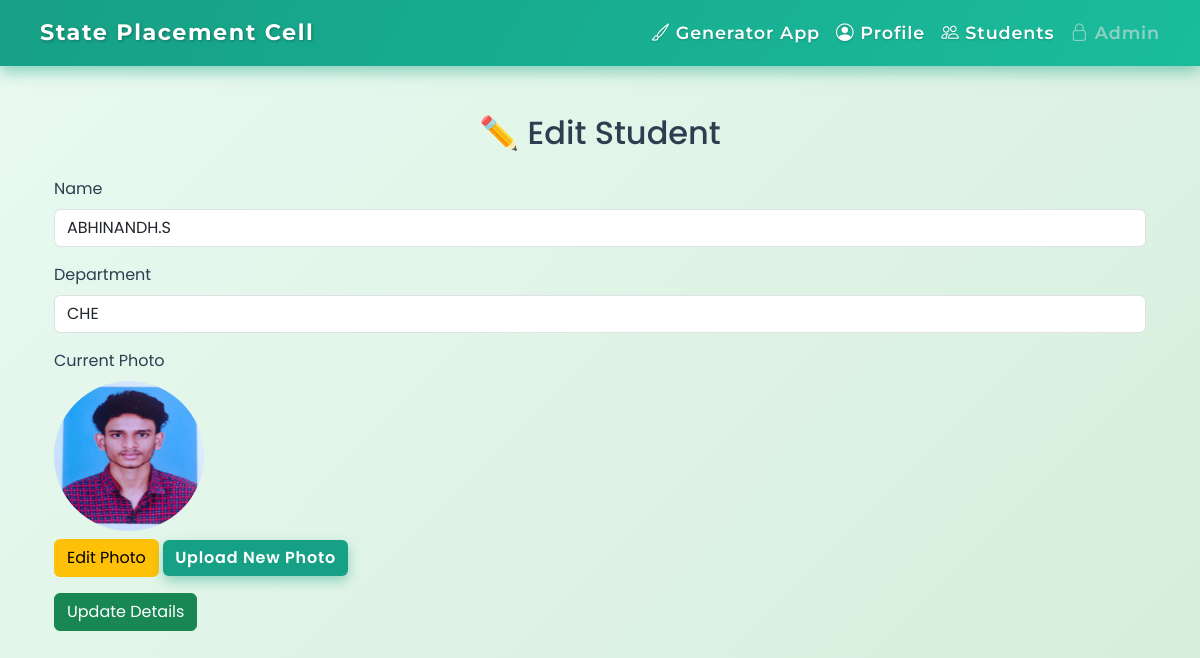
Screenshot of /students/edit/243/ with the database file from the repository.
### myapp/models.py (models this page shows, shortened)
class Student(models.Model):
    college = models.ForeignKey(College, on_delete=models.CASCADE)
    name = models.CharField(max_length=255)
    prn = models.CharField(max_length=20, unique=True)
    department = models.CharField(max_length=100)
    photo = models.ImageField(upload_to='student_photos/', blank=True, null=True)

### myapp/views.py (the view)
# urls.py: path('students/edit/<int:pk>/', views.edit_student, name='edit_student'),
def edit_student(request, pk):
    student = get_object_or_404(Student, pk=pk)
    if request.method == 'POST':
        student.name = request.POST['name']
        student.department = request.POST['department']
        student.save()
        messages.success(request, 'Student details updated successfully!')
        return redirect('student_list')
    return render(request, 'edit_student.html', {'student': student})

### myapp/templates/edit_student.html (shortened to what this page needs)
{% extends 'page.html' %}
{% block content %}
<div class="container mt-4">
    <h2 class="text-center mb-4">✏️ Edit Student</h2>
    <form method="POST" enctype="multipart/form-data">
        <div class="mb-3">
            <label class="form-label">Name</label>
            <input type="text" name="name" value="{{ student.name }}" class="form-control" required>
        </div>
        <div class="mb-3">
            <label class="form-label">Department</label>
            <input type="text" name="department" value="{{ student.department }}" class="form-control" required>
        </div>
        <div class="mb-3">
            <label class="form-label">Current Photo</label>
            <br>
            {% if student.photo %}
            <img id="studentPhoto" src="{{ student.photo.url }}" class="rounded-circle" width="150" height="150" alt="Student Photo">
            <br>
            {% endif %}
            <button type="button" id="editPhotoBtn" class="btn btn-warning mt-2">Edit Photo</button>
            <button type="button" id="uploadNewPhotoBtn" class="btn btn-primary mt-2">Upload New Photo</button>
        </div>
        <button type="submit" class="btn btn-success">Update Details</button>
    </form>
</div>
{% endblock %}

### myapp/templates/page.html (style rules this page uses)
body { background: linear-gradient(135deg, #eafaf1, #d4edda); font-family: 'Poppins', sans-serif; color: #2c3e50; animation: slideIn 0.5s ease-in-out; min-height: 100vh; margin: 0; }
.btn-primary { background: #16a085; border: none; font-weight: 600; letter-spacing: 0.05em; transition: background 0.3s ease; box-shadow: 0 5px 12px rgba(22, 160, 133, 0.4); }

### rows the page displays
Student: name "ABHINANDH.S", department "CHE", photo (picture)
